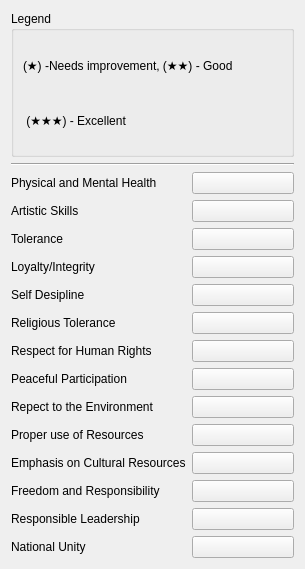
                  <widget class="QWidget" name="scrollAreaWidgetContents_12">
                   <property name="geometry">
                    <rect>
                     <x>0</x>
                     <y>0</y>
                     <width>305</width>
                     <height>569</height>
                    </rect>
                   </property>
                   <layout class="QVBoxLayout" name="verticalLayout_31">
                    <item>
                     <widget class="QGroupBox" name="groupBox_23">
                      <property name="title">
                       <string>Legend</string>
                      </property>
                      <layout class="QVBoxLayout" name="verticalLayout_32">
                       <item>
                        <widget class="QLabel" name="label_138">
                         <property name="text">
                          <string>(★) -Needs improvement, (★★) - Good</string>
                         </property>
                        </widget>
                       </item>
                       <item>
                        <widget class="QLabel" name="label_140">
                         <property name="text">
                          <string> (★★★) - Excellent</string>
                         </property>
                        </widget>
                       </item>
                      </layout>
                     </widget>
                    </item>
                    <item>
                     <widget class="Line" name="line_5">
                      <property name="orientation">
                       <enum>Qt::Horizontal</enum>
                      </property>
                     </widget>
                    </item>
                    <item>
                     <layout class="QGridLayout" name="gridLayout_39">
                      <property name="sizeConstraint">
                       <enum>QLayout::SetDefaultConstraint</enum>
                      </property>
                      <item row="3" column="0">
                       <widget class="QLabel" name="label_118">
                        <property name="sizePolicy">
                         <sizepolicy hsizetype="Maximum" vsizetype="Preferred">
                          <horstretch>0</horstretch>
                          <verstretch>0</verstretch>
                         </sizepolicy>
                        </property>
                        <property name="text">
                         <string>Loyalty/Integrity</string>
                        </property>
                       </widget>
                      </item>
                      <item row="6" column="0">
                       <widget class="QLabel" name="label_119">
                        <property name="sizePolicy">
                         <sizepolicy hsizetype="Maximum" vsizetype="Preferred">
                          <horstretch>0</horstretch>
                          <verstretch>0</verstretch>
                         </sizepolicy>
                        </property>
                        <property name="text">
                         <string>Respect for Human Rights</string>
                        </property>
                       </widget>
                      </item>
                      <item row="11" column="0">
                       <widget class="QLabel" name="label_120">
                        <property name="text">
                         <string>Freedom and Responsibility</string>
                        </property>
                       </widget>
                      </item>
                      <item row="7" column="0">
                       <widget class="QLabel" name="label_121">
                        <property name="sizePolicy">
                         <sizepolicy hsizetype="Maximum" vsizetype="Preferred">
                          <horstretch>0</horstretch>
                          <verstretch>0</verstretch>
                         </sizepolicy>
                        </property>
                        <property name="text">
                         <string>Peaceful Participation</string>
                        </property>
                       </widget>
                      </item>
                      <item row="0" column="0">
                       <widget class="QLabel" name="label_122">
                        <property name="sizePolicy">
                         <sizepolicy hsizetype="Maximum" vsizetype="Preferred">
                          <horstretch>0</horstretch>
                          <verstretch>0</verstretch>
                         </sizepolicy>
                        </property>
                        <property name="text">
                         <string>Physical and Mental Health</string>
                        </property>
                       </widget>
                      </item>
                      <item row="2" column="0">
                       <widget class="QLabel" name="label_123">
                        <property name="sizePolicy">
                         <sizepolicy hsizetype="Maximum" vsizetype="Preferred">
                          <horstretch>0</horstretch>
                          <verstretch>0</verstretch>
                         </sizepolicy>
                        </property>
                        <property name="text">
                         <string>Tolerance</string>
                        </property>
                       </widget>
                      </item>
                      <item row="8" column="0">
                       <widget class="QLabel" name="label_124">
                        <property name="text">
                         <string>Repect to the Environment</string>
                        </property>
                       </widget>
                      </item>
                      <item row="9" column="0">
                       <widget class="QLabel" name="label_125">
                        <property name="text">
                         <string>Proper use of Resources</string>
                        </property>
                       </widget>
                      </item>
                      <item row="10" column="0">
                       <widget class="QLabel" name="label_126">
                        <property name="sizePolicy">
                         <sizepolicy hsizetype="Fixed" vsizetype="Preferred">
                          <horstretch>0</horstretch>
                          <verstretch>0</verstretch>
                         </sizepolicy>
                        </property>
                        <property name="text">
                         <string>Emphasis on Cultural Resources</string>
                        </property>
                       </widget>
                      </item>
                      <item row="13" column="0">
                       <widget class="QLabel" name="label_127">
                        <property name="text">
                         <string>National Unity</string>
                        </property>
                       </widget>
                      </item>
                      <item row="1" column="0">
                       <widget class="QLabel" name="label_128">
                        <property name="sizePolicy">
                         <sizepolicy hsizetype="Maximum" vsizetype="Preferred">
                          <horstretch>0</horstretch>
                          <verstretch>0</verstretch>
                         </sizepolicy>
                        </property>
                        <property name="text">
                         <string>Artistic Skills</string>
                        </property>
                       </widget>
                      </item>
                      <item row="12" column="0">
                       <widget class="QLabel" name="label_129">
                        <property name="text">
                         <string>Responsible Leadership</string>
                        </property>
                       </widget>
                      </item>
                      <item row="5" column="0">
                       <widget class="QLabel" name="label_130">
                        <property name="sizePolicy">
                         <sizepolicy hsizetype="Maximum" vsizetype="Preferred">
                          <horstretch>0</horstretch>
                          <verstretch>0</verstretch>
                         </sizepolicy>
                        </property>
                        <property name="text">
                         <string>Religious Tolerance</string>
                        </property>
                       </widget>
                      </item>
                      <item row="4" column="0">
                       <widget class="QLabel" name="label_131">
                        <property name="sizePolicy">
                         <sizepolicy hsizetype="Maximum" vsizetype="Preferred">
                          <horstretch>0</horstretch>
                          <verstretch>0</verstretch>
                         </sizepolicy>
                        </property>
                        <property name="text">
                         <string>Self Desipline</string>
                        </property>
                       </widget>
                      </item>
                      <item row="1" column="1">
                       <widget class="QPushButton" name="pb_star_as_gr_4">
                        <property name="sizePolicy">
                         <sizepolicy hsizetype="Expanding" vsizetype="Fixed">
                          <horstretch>0</horstretch>
                          <verstretch>0</verstretch>
                         </sizepolicy>
                        </property>
                        <property name="toolTip">
                         <string>Click to rate</string>
                        </property>
                        <property name="text">
                         <string/>
                        </property>
                       </widget>
                      </item>
                      <item row="0" column="1">
                       <widget class="QPushButton" name="pb_star_pm_gr_4">
                        <property name="sizePolicy">
                         <sizepolicy hsizetype="Expanding" vsizetype="Fixed">
                          <horstretch>0</horstretch>
                          <verstretch>0</verstretch>
                         </sizepolicy>
                        </property>
                        <property name="toolTip">
                         <string>Click to rate</string>
                        </property>
                        <property name="text">
                         <string/>
                        </property>
                       </widget>
                      </item>
                      <item row="2" column="1">
                       <widget class="QPushButton" name="pb_star_to_gr_4">
                        <property name="sizePolicy">
                         <sizepolicy hsizetype="Expanding" vsizetype="Fixed">
                          <horstretch>0</horstretch>
                          <verstretch>0</verstretch>
                         </sizepolicy>
                        </property>
                        <property name="toolTip">
                         <string>Click to rate</string>
                        </property>
                        <property name="text">
                         <string/>
                        </property>
                       </widget>
                      </item>
                      <item row="3" column="1">
                       <widget class="QPushButton" name="pb_star_li_gr_4">
                        <property name="sizePolicy">
                         <sizepolicy hsizetype="Expanding" vsizetype="Fixed">
                          <horstretch>0</horstretch>
                          <verstretch>0</verstretch>
                         </sizepolicy>
                        </property>
                        <property name="toolTip">
                         <string>Click to rate</string>
                        </property>
                        <property name="text">
                         <string/>
                        </property>
                       </widget>
                      </item>
                      <item row="5" column="1">
                       <widget class="QPushButton" name="pb_star_rt_gr_4">
                        <property name="sizePolicy">
                         <sizepolicy hsizetype="Expanding" vsizetype="Fixed">
                          <horstretch>0</horstretch>
                          <verstretch>0</verstretch>
                         </sizepolicy>
                        </property>
                        <property name="toolTip">
                         <string>Click to rate</string>
                        </property>
                        <property name="text">
                         <string/>
                        </property>
                       </widget>
                      </item>
                      <item row="6" column="1">
                       <widget class="QPushButton" name="pb_star_rhr_gr_4">
                        <property name="sizePolicy">
                         <sizepolicy hsizetype="Expanding" vsizetype="Fixed">
                          <horstretch>0</horstretch>
                          <verstretch>0</verstretch>
                         </sizepolicy>
                        </property>
                        <property name="toolTip">
                         <string>Click to rate</string>
                        </property>
                        <property name="text">
                         <string/>
                        </property>
                       </widget>
                      </item>
                      <item row="7" column="1">
                       <widget class="QPushButton" name="pb_star_pp_gr_4">
                        <property name="sizePolicy">
                         <sizepolicy hsizetype="Expanding" vsizetype="Fixed">
                          <horstretch>0</horstretch>
                          <verstretch>0</verstretch>
                         </sizepolicy>
                        </property>
                        <property name="toolTip">
                         <string>Click to rate</string>
                        </property>
                        <property name="text">
                         <string/>
                        </property>
                       </widget>
                      </item>
                      <item row="8" column="1">
                       <widget class="QPushButton" name="pb_star_re_gr_4">
                        <property name="sizePolicy">
                         <sizepolicy hsizetype="Expanding" vsizetype="Fixed">
                          <horstretch>0</horstretch>
                          <verstretch>0</verstretch>
                         </sizepolicy>
                        </property>
                        <property name="toolTip">
                         <string>Click to rate</string>
                        </property>
                        <property name="text">
                         <string/>
                        </property>
                       </widget>
                      </item>
                      <item row="9" column="1">
                       <widget class="QPushButton" name="pb_star_pr_gr_4">
                        <property name="sizePolicy">
                         <sizepolicy hsizetype="Expanding" vsizetype="Fixed">
                          <horstretch>0</horstretch>
                          <verstretch>0</verstretch>
                         </sizepolicy>
                        </property>
                        <property name="toolTip">
                         <string>Click to rate</string>
                        </property>
                        <property name="text">
                         <string/>
                        </property>
                       </widget>
                      </item>
                      <item row="10" column="1">
                       <widget class="QPushButton" name="pb_star_ecr_gr_4">
                        <property name="sizePolicy">
                         <sizepolicy hsizetype="Expanding" vsizetype="Fixed">
                          <horstretch>0</horstretch>
                          <verstretch>0</verstretch>
                         </sizepolicy>
                        </property>
                        <property name="toolTip">
                         <string>Click to rate</string>
                        </property>
                        <property name="text">
                         <string/>
                        </property>
                       </widget>
                      </item>
                      <item row="11" column="1">
                       <widget class="QPushButton" name="pb_star_fr_gr_4">
                        <property name="sizePolicy">
                         <sizepolicy hsizetype="Expanding" vsizetype="Fixed">
                          <horstretch>0</horstretch>
                          <verstretch>0</verstretch>
                         </sizepolicy>
                        </property>
                        <property name="toolTip">
                         <string>Click to rate</string>
                        </property>
                        <property name="text">
                         <string/>
                        </property>
                       </widget>
                      </item>
                      <item row="12" column="1">
                       <widget class="QPushButton" name="pb_star_rl_gr_4">
                        <property name="sizePolicy">
                         <sizepolicy hsizetype="Expanding" vsizetype="Fixed">
                          <horstretch>0</horstretch>
                          <verstretch>0</verstretch>
                         </sizepolicy>
                        </property>
                        <property name="toolTip">
                         <string>Click to rate</string>
                        </property>
                        <property name="text">
                         <string/>
                        </property>
                       </widget>
                      </item>
                      <item row="13" column="1">
                       <widget class="QPushButton" name="pb_star_nu_gr_4">
                        <property name="sizePolicy">
                         <sizepolicy hsizetype="Expanding" vsizetype="Fixed">
                          <horstretch>0</horstretch>
                          <verstretch>0</verstretch>
                         </sizepolicy>
                        </property>
                        <property name="toolTip">
                         <string>Click to rate</string>
                        </property>
                        <property name="text">
                         <string/>
                        </property>
                       </widget>
                      </item>
                      <item row="4" column="1">
                       <widget class="QPushButton" name="pb_star_sd_gr_4">
                        <property name="sizePolicy">
                         <sizepolicy hsizetype="Expanding" vsizetype="Fixed">
                          <horstretch>0</horstretch>
                          <verstretch>0</verstretch>
                         </sizepolicy>
                        </property>
                        <property name="toolTip">
                         <string>Click to rate</string>
                        </property>
                        <property name="text">
                         <string/>
                        </property>
                       </widget>
                      </item>
                     </layout>
                    </item>
                   </layout>
                  </widget>
